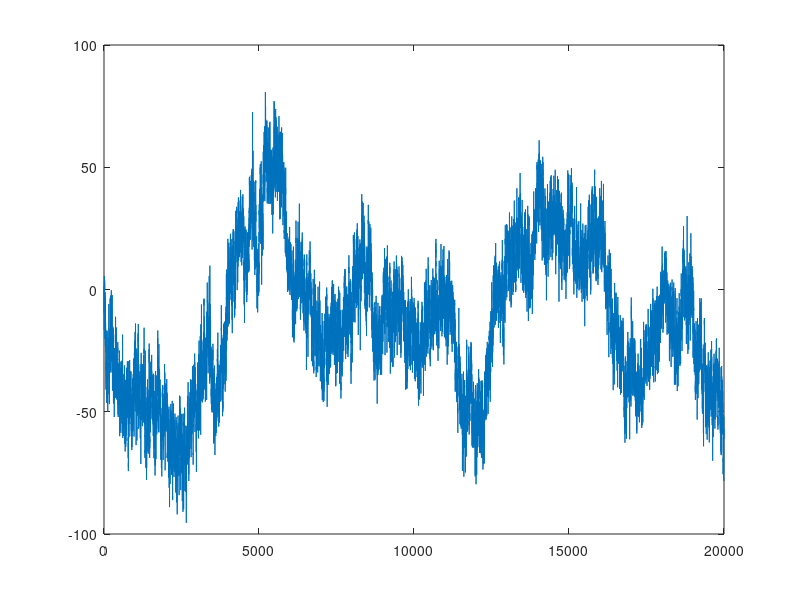
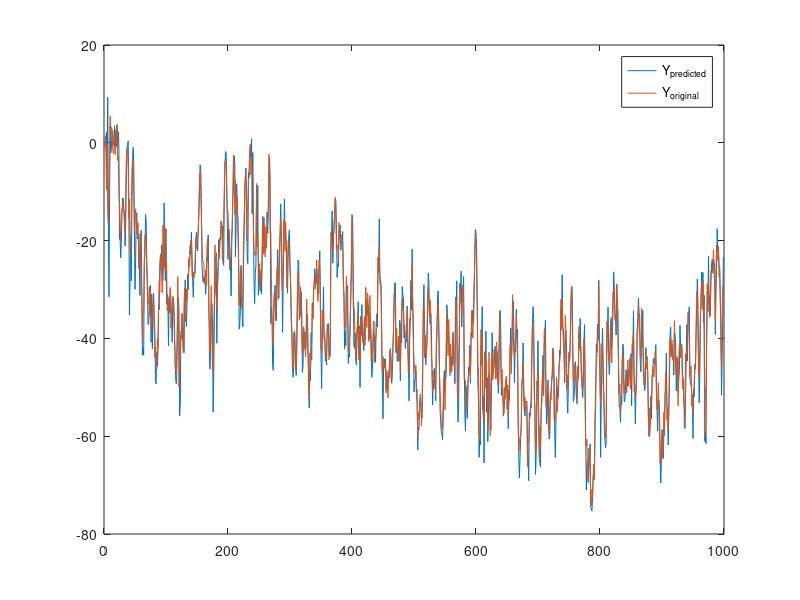
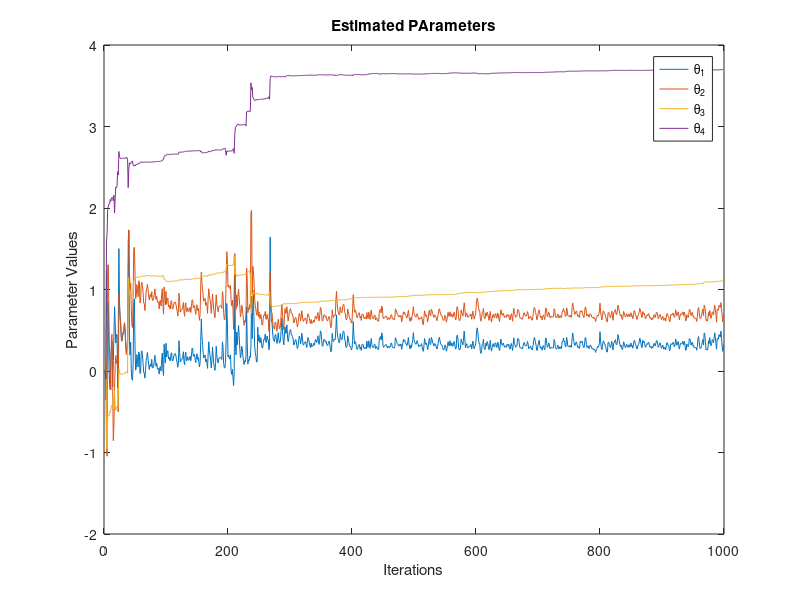
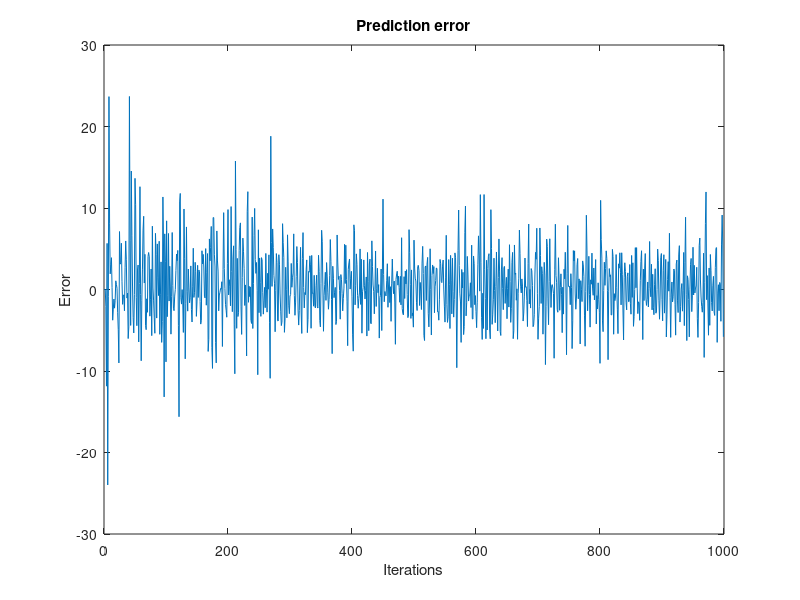

These figures' MATLAB source, in order:
%Gradient Algorithm

n=20000;
u=randn(n,1);
Gz=tf([0 2 5], [1 -0.5 -0.2], 1, 'variable', 'z^-1');
[y,t]=lsim(Gz,u);
%y=y+randn(n,1);
noise=randn(n,1);
v=zeros(n,1);
for i=2:n
    v(i,1)=v(i-1,1)+noise(i,1);
    y(i,1)=y(i,1)+v(i,1);
end

figure(1)
plot(t,y);

I=zeros(4);
for i=4:n
    phi=[y(i-1);y(i-2);u(i-1);u(i-2)];
    I=I+phi*phi';    
end
I=I/n;
eigI=eig(I);

n1=1000;
theta1=zeros(n1,4);
ycap1=zeros([n1,1]);
e1=zeros([n1,1]);
lambda1=0.8;
P=ones(4);

for i=4:n1
    phi=[y(i-1);y(i-2);u(i-1);u(i-2)];
    ycap1(i,:)=theta1(i-1,:)*phi;
    e1(i)=y(i)-ycap1(i);
    theta1(i,:)=theta1(i-1,:)+transpose((phi.*e1(i))/(lambda1+phi'*phi));
end

figure(2)
plot(t(1:n1),ycap1,t(1:n1),y(1:n1));
legend('Y_{predicted}','Y_{original}')

figure(3)
plot(t(1:n1),theta1(1:n1,:));
legend('\theta_{1}','\theta_{2}','\theta_{3}','\theta_{4}');
title('Estimated PArameters')
xlabel('Iterations')
ylabel('Parameter Values')

figure(4)
plot(t(1:n1),e1(1:n1));
title('Prediction error')
xlabel('Iterations')
ylabel('Error')
